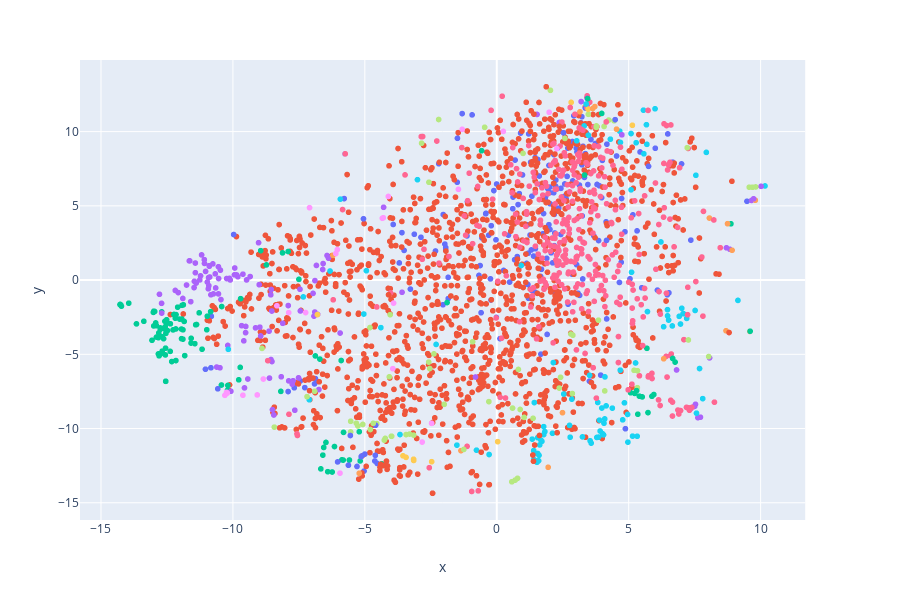

The code cell stored with this chart in its notebook:
### Code cell
# plot data
fig = px.scatter(result, x="x", y="y", hover_name="ing_names", hover_data=["ing_names"], color="most_related_tech")
fig.update_layout(showlegend=False)
fig.show()
